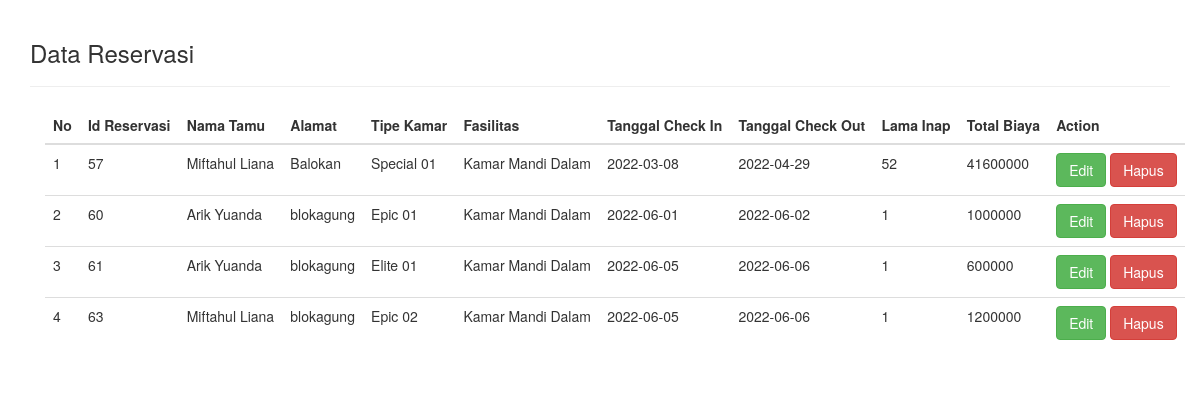
Before: /dataReservasi.php with the older database file.
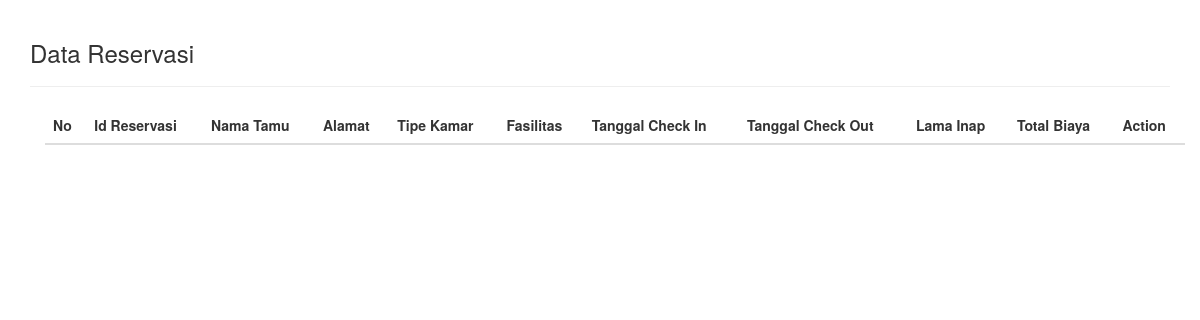
After: the same page with the newer database file.
### tables this page shows
CREATE TABLE `tbl_reservasi` (
  `id_reservasi` int(25) NOT NULL,
  `nama_tamu` varchar(25) NOT NULL,
  `kode_kamar` varchar(25) NOT NULL,
  `id_fasilitas` varchar(25) NOT NULL,
  `tanggal_check_in` date NOT NULL,
  `tanggal_check_out` date NOT NULL,
  `lama_inap` int(25) NOT NULL,
  `total_biaya` int(25) NOT NULL,
  `flag` int(1) NOT NULL DEFAULT '1',
  `alamat` varchar(50) NOT NULL
);

CREATE TABLE `tbl_kos` (
  `kode_kamar` varchar(25) NOT NULL,
  `nama_kamar` varchar(25) NOT NULL,
  `kelas` varchar(25) NOT NULL,
  `gambar` varchar(25) NOT NULL,
  `tarif` int(25) NOT NULL,
  `status` varchar(25) NOT NULL,
  `flag` int(1) NOT NULL DEFAULT '1'
);

CREATE TABLE `tbl_fasilitas` (
  `id_fasilitas` varchar(25) NOT NULL,
  `tipe_fasilitas` varchar(25) NOT NULL,
  `fasilitas` varchar(25) NOT NULL,
  `status` varchar(25) NOT NULL,
  `flag` int(1) NOT NULL DEFAULT '1'
);

### dataReservasi.php (the view, shortened to what this page needs)
<!DOCTYPE html>
<html lang="en">
<head>
<link rel="stylesheet" type="text/css" href="//cdn.datatables.net/1.10.11/css/jquery.dataTables.min.css">
<link rel="stylesheet" href="https://maxcdn.bootstrapcdn.com/bootstrap/3.3.7/css/bootstrap.min.css">
</head>
<body>
<?php
    include 'helper/connect.php';
?>
<div class="container" style="padding-top: 20px; padding-bottom: 20px;">
    <h3>Data Reservasi</h3>
<hr>
<div class="container">
<table class="table table-stripped table-hover datatab" align="center">
    <thead>
        <tr>
            <th>No</th>
            <th>Id Reservasi</th>
            <th>Nama Tamu</th>
            <th>Alamat</th>
            <th>Tipe Kamar</th>
            <th>Fasilitas</th>
            <th>Tanggal Check In</th>
            <th>Tanggal Check Out</th>
            <th>Lama Inap</th>
            <th>Total Biaya</th>
            <th>Action</th>
        </tr>
    </thead>
<tbody>
<?php
    $sql = "select id_reservasi, nama_tamu, nama_kamar, fasilitas, tanggal_check_in, tanggal_check_out, lama_inap, total_biaya, alamat
    from tbl_kos, tbl_fasilitas, tbl_reservasi
    where tbl_kos.kode_kamar = tbl_reservasi.kode_kamar
    and tbl_fasilitas.id_fasilitas = tbl_reservasi.id_fasilitas and tbl_reservasi.flag = 1";
    $query = mysqli_query($con, $sql);
    $no = 1;
    while ($data = mysqli_fetch_assoc($query)){
?>
<tr>
    <td><?php echo $no++; ?></td>
    <td><?php echo $data['id_reservasi']; ?></td>
    <td><?php echo $data['nama_tamu']; ?></td>
    <td><?php echo $data['alamat']; ?></td>
    <td><?php echo $data['nama_kamar']; ?></td>
    <td><?php echo $data['fasilitas']; ?></td>
    <td><?php echo $data['tanggal_check_in']; ?></td>
    <td><?php echo $data['tanggal_check_out']; ?></td>
    <td><?php echo $data['lama_inap']; ?></td>
    <td><?php echo $data['total_biaya']; ?></td>
    <td>
    <a href="#" type="button" class="btn btn-success btn-md" data-toggle="modal" data-target="#myModal<?php echo $data['id_reservasi']; ?>">Edit</a>
    <?php
        $id_reservasi = $data["id_reservasi"];
        echo "<a href='proses_admin/deleteReservasi.php?id=$id_reservasi' class='btn btn-danger'>Hapus</a>";
    ?>
    </td>
</tr>
<?php
    }
?>
</tbody>
</table>
</div>
</div>
</body>
</html>

Changed rows visible on the page:
removed tbl_reservasi: id_reservasi "57", nama_tamu "Miftahul Liana", alamat "Balokan", kode_kamar.nama_kamar "Special 01", id_fasilitas.fasilitas "Kamar Mandi Dalam", tanggal_check_in "2022-03-08", tanggal_check_out "2022-04-29", lama_inap "52", total_biaya "41600000"
removed tbl_reservasi: id_reservasi "60", nama_tamu "Arik Yuanda", alamat "blokagung", kode_kamar.nama_kamar "Epic 01", id_fasilitas.fasilitas "Kamar Mandi Dalam", tanggal_check_in "2022-06-01", tanggal_check_out "2022-06-02", lama_inap "1", total_biaya "1000000"
removed tbl_reservasi: id_reservasi "61", nama_tamu "Arik Yuanda", alamat "blokagung", kode_kamar.nama_kamar "Elite 01", id_fasilitas.fasilitas "Kamar Mandi Dalam", tanggal_check_in "2022-06-05", tanggal_check_out "2022-06-06", lama_inap "1", total_biaya "600000"
removed tbl_reservasi: id_reservasi "63", nama_tamu "Miftahul Liana", alamat "blokagung", kode_kamar.nama_kamar "Epic 02", id_fasilitas.fasilitas "Kamar Mandi Dalam", tanggal_check_in "2022-06-05", tanggal_check_out "2022-06-06", lama_inap "1", total_biaya "1200000"
